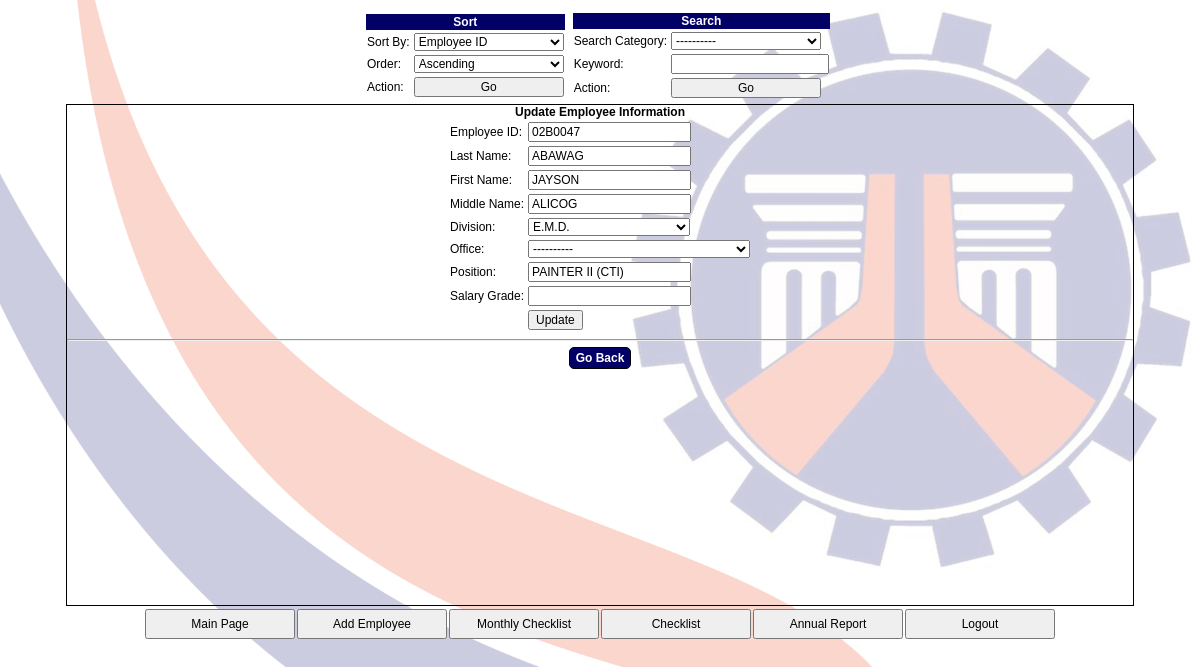
The page /ORIGINAL/Payroll_Summary/php/edit_employee.php?update=02B0047 (signed in) on the database as committed earlier.
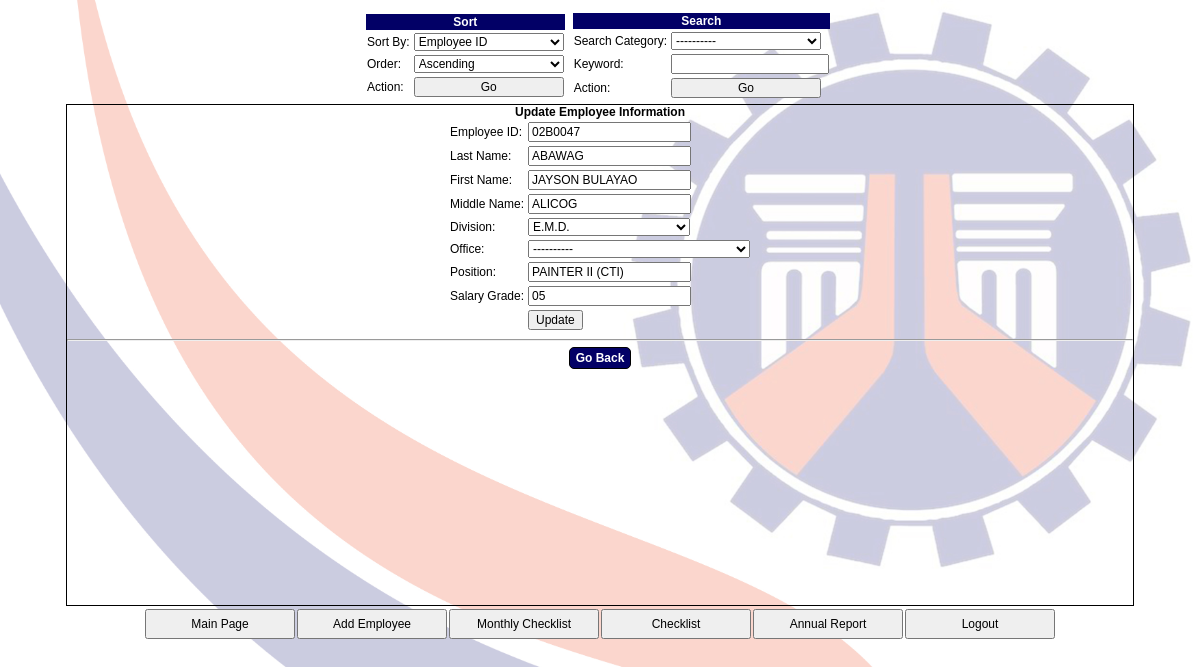
The same page on the database as committed later.
### tables this page shows
CREATE TABLE `employees` (
  `id` varchar(25) NOT NULL,
  `lastname` varchar(45) NOT NULL,
  `firstname` varchar(45) NOT NULL,
  `middlename` varchar(45) NOT NULL,
  `division` varchar(45) DEFAULT NULL,
  `office` varchar(50) DEFAULT NULL,
  `position` varchar(45) NOT NULL,
  `salarygrade` varchar(20) DEFAULT NULL,
  `bpno` varchar(25) DEFAULT NULL,
  `middle_initial` varchar(25) DEFAULT NULL,
  `prefix` varchar(25) DEFAULT NULL,
  `extention` varchar(25) DEFAULT NULL,
  `birthdate` date DEFAULT NULL,
  `crn` varchar(25) DEFAULT NULL,
  PRIMARY KEY (`id`)
);

### ORIGINAL/Payroll_Summary/php/edit_employee.php (the view, shortened to what this page needs)
<!DOCTYPE html>
<html>
<head>
	<?php
		include 'dbconn.php';
		include 'links.php';
	?>
</head>
<body>
<?php
	include 'search_main.php';
?>
<div id="main2">
<?php
if (isset($_GET['update'])) {
$update = $_GET['update'];
$query1 = $conn->query("select * from employees where id='{$update}'");
	echo "<table>";
	while ($row = $query1->fetch_assoc()) {
		echo "<form class='form' method='get'>";
		echo "<h2>Update Employee Information</h2>";
		echo "<td><label>" . "Employee ID: " . "</label>" . "<br />";
		echo "<td><input readonly class='input' type='text' name='did' value='{$row['id']}' />";
		echo "<tr>";
		echo "<td><label>" . "Last Name: " . "</label>" . "<br />";
		echo "<td><input class='input' type='text' name='lname' value='{$row['lastname']}' />";
		echo "</tr>";
		echo "<tr>";
		echo "<td><label>" . "First Name: " . "</label>" . "<br />";
		echo "<td><input class='input' type='text' name='fname' value='{$row['firstname']}' />";
		echo "</tr>";
		echo "<tr>";
		echo "<td><label>" . "Middle Name: " . "</label>" . "<br />";
		echo "<td><input class='input' type='text' name='mname' value='{$row['middlename']}' />";
		echo "</tr>";
		echo "<tr>";
		echo "<td><label>" . "Division: " . "</label>" . "<br />";
		echo "<td>
					<select name = 'em_div'>
						<option>{$row['division']}</option>
						<option>----------</option>
						<option>ADMINISTRATIVE</option>
						<option>B.B.K.N.</option>
						<option>CONSTRUCTION</option>
						<option>E.M.D.</option>
						<option>FINANCE</option>
						<option>J.I.C.A.</option>
						<option>WEIGHBRIDGE</option>
						<option>O.R.D.</option>
						<option>PLANNING AND DESIGN</option>
						<option>Q.A.H.D.</option>
						<option>MAINTENANCE</option>
					</select>
				</td>";
		echo "</tr>";
		echo "<td><label>Office: </label><br />
			<td>
					<select name = 'em_off'>
						<option>----------</option>
						<option>CAR Regional Office</option>
						<option>Abra DEO</option>
						<option>Apayao First DEO</option>
						<option>Apayao Second DEO</option>
						<option>Baguio DEO</option>
						<option>Benguet First DEO</option>
						<option>Benguet Second</option>
						<option>Ifugao First DEO</option>
						<option>Ifugao Second DEO</option>
						<option>Upper Kalinga DEO</option>
						<option>Lower Kalinga DEO</option>
						<option>Mountain Province First DEO</option>
						<option>Mountain Province Second DEO</option>
						<option>Mt. Province Area Equipment Section</option>
						<option>Benguet Area Equipment Section</option>
						<option>Abra Area Equipment Section</option>
						<option>Ifugao Area Equipment Section</option>
						<option>Kalinga Area Equipment Section</option>
					</select>
				</td>";
		echo "<tr>";
		echo "<td><label>" . "Position: " . "</label>" . "<br />";
		echo "<td><input class='input' type='text' name='posi'value='{$row['position']}'>";
		echo "</tr>";
		echo "<tr>";
		echo "<td><label>" . "Salary Grade: " . "</label>" . "<br />";
		echo "<td><input class='input' type='text' name='dsg'value='{$row['salarygrade']}'>";
		echo "</tr>";
		echo "<tr>";
		echo "<td>";
		echo "<td><input class='addbtn' type='submit' name='submit' value='Update' />";
		echo "</tr>";
		echo "</form>";
}
	echo "</table>";
}
?>
<hr>
<h3><a href='portal.php'>Go Back</a></h3>
</div>
<?php
	include 'universal_footer.php';
?>
</body>
</html>

Rows that differ between the two databases and show on the page:
changed employees "ABAWAG": fname "JAYSON" → "JAYSON BULAYAO"; dsg (not shown) → "05"
